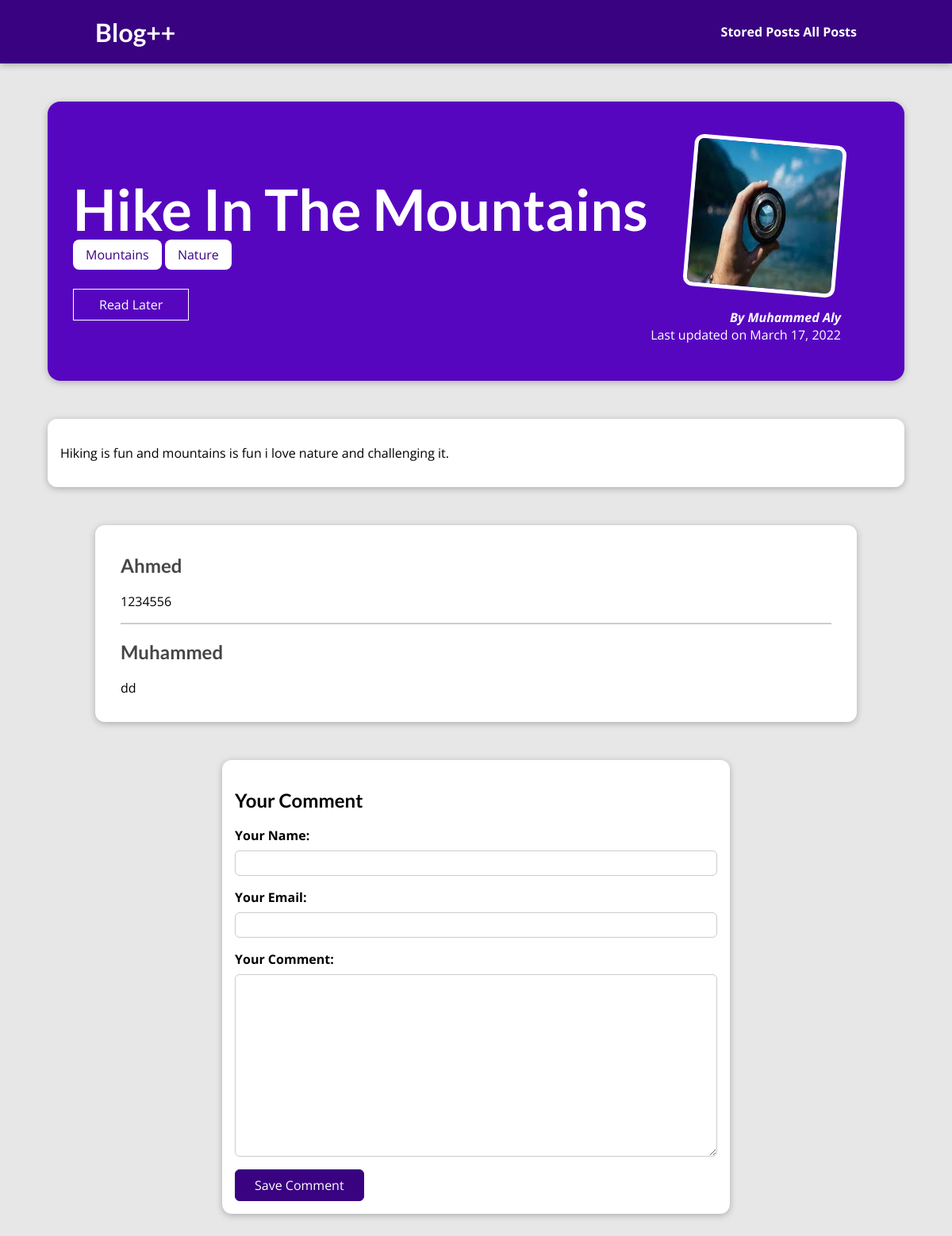
The page /posts/hike-in-the-mountains on the database its author committed.
### blogs/models.py (models this page shows, shortened)
class Post(models.Model):
    title = models.CharField(max_length=150)
    excerpt = models.CharField(max_length=200)
    image = models.ImageField(upload_to='posts', null=True)
    date = models.DateField(auto_now=True)
    slug = models.SlugField(unique=True)
    content = models.TextField(validators=[MinLengthValidator(10)])
    author = models.ForeignKey(
        Author, on_delete=models.SET_NULL, null=True, related_name='posts')
    tags = models.ManyToManyField(Tag)

class Tag(models.Model):
    caption = models.CharField(max_length=20)

class Author(models.Model):
    firstName = models.CharField(max_length=100)
    lastName = models.CharField(max_length=100)
    emailAddress = models.EmailField()
    def fullName(self):
        return f'{self.firstName} {self.lastName}'
    def __str__(self) -> str:
        return self.fullName()

class Comment(models.Model):
    userName = models.CharField(max_length=120)
    userEmail = models.EmailField()
    text = models.TextField(max_length=400)
    post = models.ForeignKey(
        Post, on_delete=models.CASCADE, related_name='comments')

### blogs/views.py (the view, shortened to what this page needs)
# urls.py: path('posts/<slug:slug>', views.PostDetail.as_view(), name='post-detail'),
class PostDetail(View):
    def get(self, request, slug):
        post = Post.objects.get(slug=slug)
        context = {
            'post': post,
            'tags': post.tags.all(),
            'form': CommentForm(),
            'comments': post.comments.all().order_by('-id')
        }
        return render(request, 'blogs/post-detail.html', context)

### blogs/forms.py
class CommentForm(forms.ModelForm):
    class Meta:
        model = Comment
        exclude = ['post']
        labels = {
            'userName': 'Your Name',
            'userEmail': 'Your Email',
            'text': 'Your Comment'
        }

### blogs/templates/blogs/post-detail.html (shortened to what this page needs)
{% extends 'base.html' %}
{% load static %}
{% block css_file %}
    <link rel = 'stylesheet' href = {% static 'blogs/post-detail.css' %}>
{% endblock css_file %}
{% block content %}
    <section id = 'summary'>
        <h2>{{post.title}}</h2>
        <div>
            {% for tag in tags %}
                <span class='tag'>{{tag.caption}}</span>
            {% endfor %}
        </div>
        <div id='read-later'>
            <form action={% url 'read-later' %} method='POST'>
                <button>Read Later</button>
            </form>
        </div>
        <article>
            <img src={{ post.image.url }} alt={{post.title}}>
            <address>By <a href="mailto:{{post.email}}"  target="_blank" >{{post.author}}</a></address>
            <div>
                Last updated on <date>{{post.date}}</date>
            </div>
        </article>
    </section>
    <main>
        <p>
            {{post.content|linebreaks}}
        </p>
    </main>
    <section id='comments'>
        <ul>
            {% for comment in comments %}
                <li>
                    <h2>{{ comment.userName }}</h2>
                    <p>{{ comment.text|linebreaks }}</p>
                </li>
            {% endfor %}
        </ul>
    </section>
    <section id = 'comment-form'>
        <h2>Your Comment</h2>
        <form action={% url 'post-detail' post.slug %} method='POST'>
            {% for field in form %}
            <div class = 'form-control'>
                {{ field.label_tag }}
                {{ field }}
            </div>
            {% endfor %}
            <button>Save Comment</button>
        </form>
    </section>
{% endblock content %}

### static/style.css (style rules this page uses)
* { box-sizing: border-box; }
html { font-family: 'Open Sans', 'Lato', sans-serif; }
body { margin: 0; }
h1, h2, h3 { font-family: 'Lato', sans-serif; font-weight: bold; }

### blogs/static/blogs/post-detail.css (style rules this page uses)
body { background-color: #e7e7e7; }
#summary { margin: 8rem auto 3rem auto; padding: 2rem; width: 90%; max-width: 90rem; border-radius: 16px; background-color: #5706c0; position: relative; box-shadow: 0 2px 8px rgba(0, 0, 0, 0.25); height: 22rem; }
#summary h2 { color: white; font-size: 4.5rem; margin-bottom: 0.25rem; }
#summary article { position: absolute; top: 2rem; right: 3rem; padding: 1rem 2rem; border-radius: 12px; text-align: right; color: white; }
#summary article img { width: 12rem; height: 12rem; border-radius: 12px; transform: rotateZ(5deg); border: 5px solid white; margin-bottom: 1rem; }
#summary address { font-weight: bold; }
#summary a { color: white; text-decoration: none; }
#read-later { margin: 2rem 0; }
#read-later button { background-color: transparent; border: 1px solid white; padding: 0.5rem 2rem; font: inherit; color: white; cursor: pointer; }
main { width: 90%; max-width: 90rem; margin: 3rem auto; background-color: white; padding: 1rem; border-radius: 12px; box-shadow: 0 2px 8px rgba(0, 0, 0, 0.25); }
.tag { background-color: white; color: #390281; padding: 0.5rem 1rem; border-radius: 8px; }
#comment-form { margin: 3rem auto; width: 90%; max-width: 40rem; border-radius: 12px; background-color: white; box-shadow: 0 2px 8px rgba(0, 0, 0, 0.25); padding: 1rem; }
#comment-form button { font: inherit; background-color: #390281; color: white; border: 1px solid #390281; padding: 0.5rem 1.5rem; border-radius: 6px; cursor: pointer; }
.form-control { margin-bottom: 1rem; }
.form-control label { font-weight: bold; margin-bottom: 0.5rem; display: block; }
.form-control input, .form-control textarea { display: block; width: 100%; font: inherit; padding: 0.25rem; border-radius: 6px; border: 1px solid #ccc; }
#comments { margin: 3rem auto; width: 90%; max-width: 60rem; border-radius: 12px; background-color: white; box-shadow: 0 2px 8px rgba(0, 0, 0, 0.25); padding: 1rem 2rem; }
#comments ul { list-style: none; margin: 0; padding: 0; }
#comments li { margin-bottom: 1rem; border-bottom: 2px solid #ccc; }
#comments li:last-of-type { border-bottom: none; }
#comments h2 { color: #464646; }

### rows shown on the page
Post: title "Hike In The Mountains", image (picture), author "Muhammed Aly", date "March 17, 2022", content "Hiking is fun and mountains is fun i love nature and challenging it."
Tag: caption "Mountains"
Tag: caption "Nature"
Comment: userName "Ahmed", text "1234556"
Comment: userName "Muhammed", text "dd"

### other values the page prints
{{ field.label_tag }} "Your Name:" "Your Email:" "Your Comment:"
